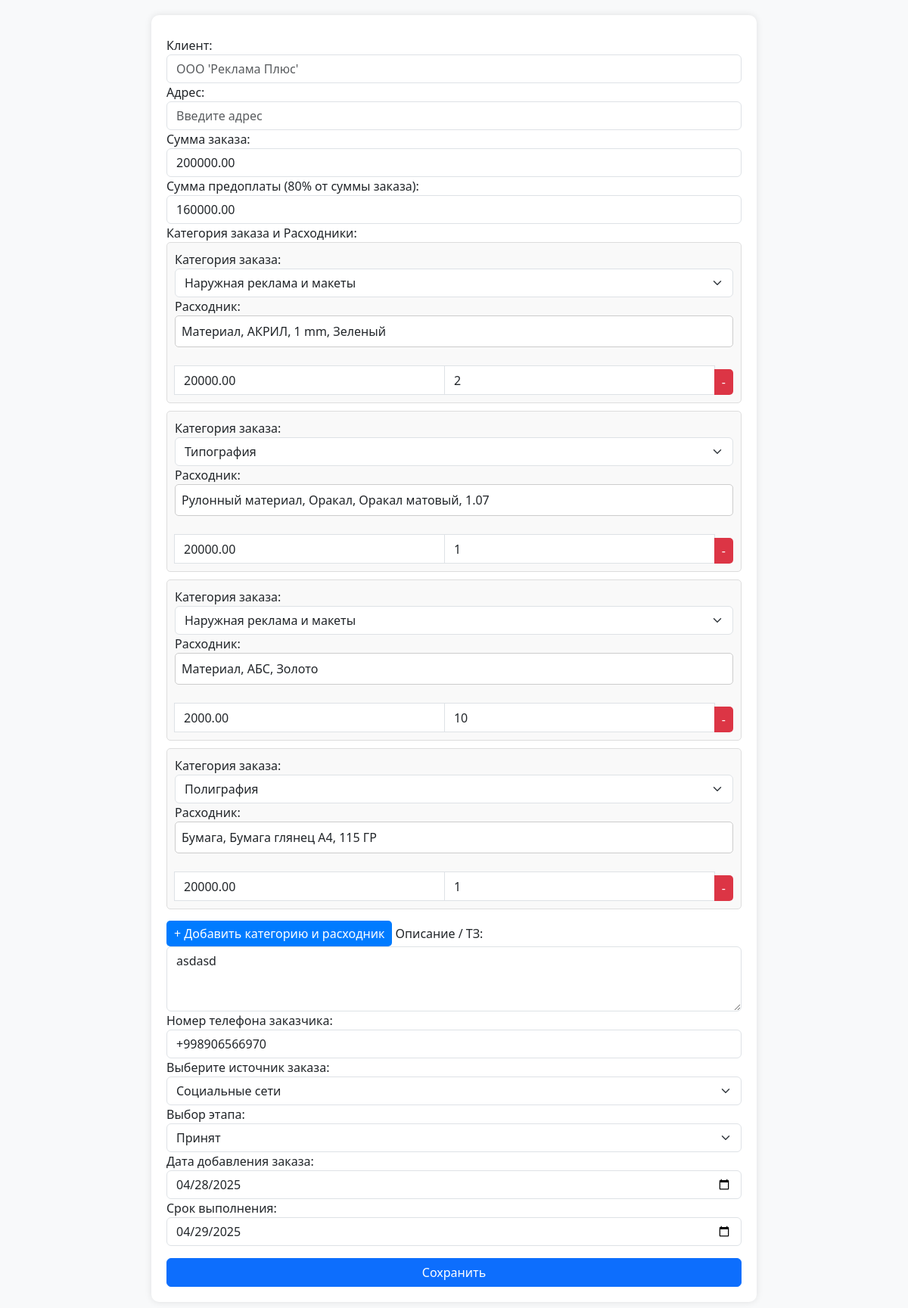
The page /order/33 (signed in) on the database as committed earlier.
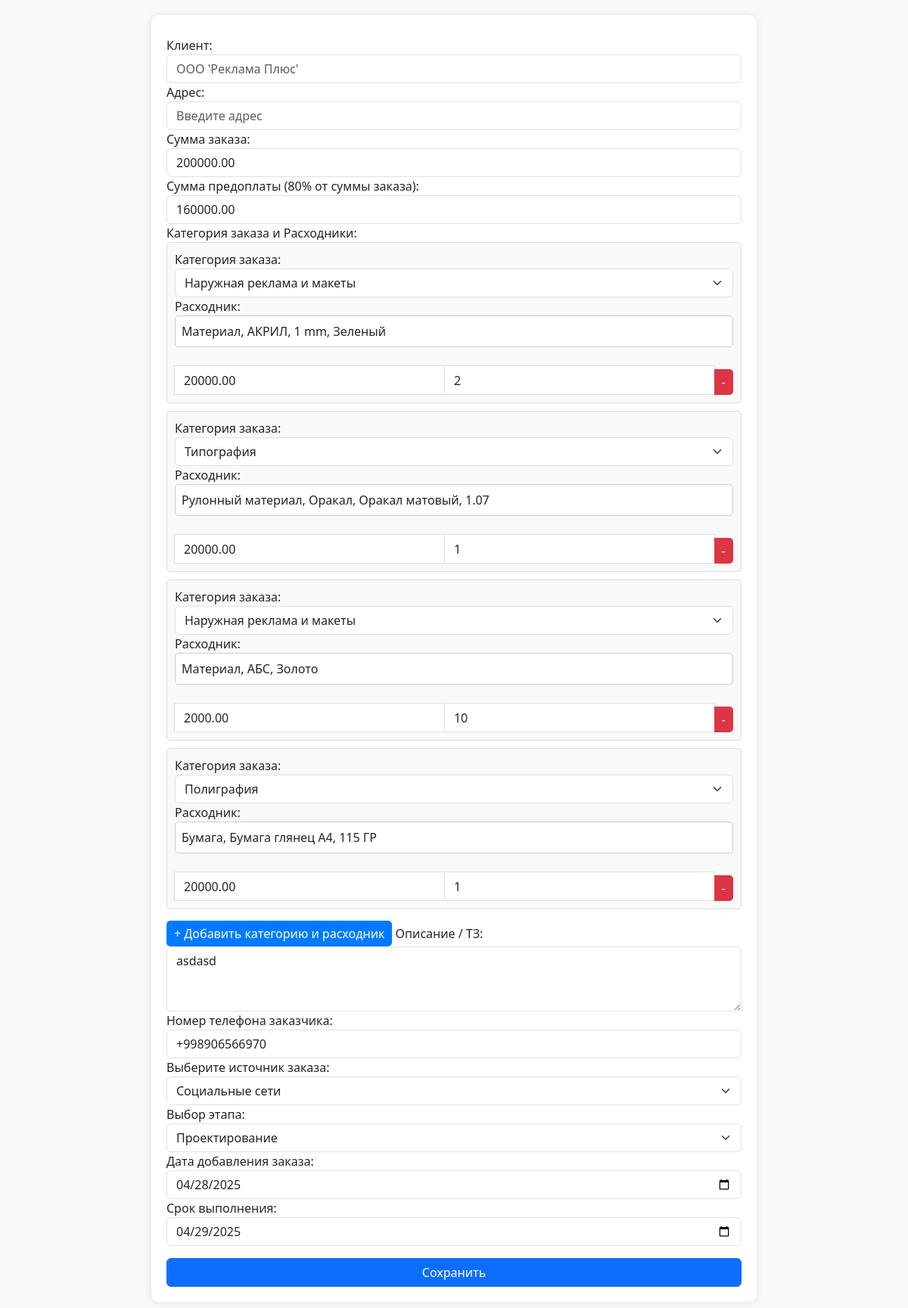
The same page on the database as committed later.
### backend/models.py (models this page shows, shortened)
class Orders(models.Model):
    Stage_CHOICES = [
        ("marketing", "Соц. маркетинг"),
        ("call_center", "Колл-центр"),
        ("manager", "Менеджер"),
        ("design", "Проектирование"),
        ("technologist", "Технолог"),
        ("manager_2", "Менеджер_2"),
        ("accounting", "Бухгалтерия"),
        ("warehouse", "Склад"),
        ("manufacturing", "Производство"),
        ("assembly_stage", "Сборка"),
        ("accounting_2", "Бухгалтерия_2"),
        ("delivery", "Доставка"),
        ("installation", "Установка"),
        ("quality_control", "Контроль качества"),
        ("finished", "Завершён"),
        ("archive", "Архив"),
    ]
    Stage_pod_CHOICES = [
        ("rezka", "Резка"),
        ("svarka", "Сварка"),
        ("fill", "Покраска"),
        ("print", "Печать"),
    ]
    order_sum=models.DecimalField(max_digits=10, decimal_places=2,default=0)
    order_predoplata=models.DecimalField(max_digits=10, decimal_places=2,default=0)
    description=models.TextField()
    phone=models.CharField(max_length=50)
    stage = models.CharField(max_length=20, choices=Stage_CHOICES)
    add_order=models.DateField()
    complete_order=models.DateField()
    rezka=models.BooleanField(default=False)
    svarka=models.BooleanField(default=False)
    fill=models.BooleanField(default=False)
    print=models.BooleanField(default=False)
    stage_pod=models.CharField(max_length=20, choices=Stage_pod_CHOICES,default="rezka")
    payment_data=models.DateField(null=True)
    complete_date=models.DateField(null=True)

### backend/views.py (the view, shortened to what this page needs)
# urls.py: path('order/<int:pk>',views.OrderDetail.as_view(),name='order_detail'),
class OrderDetail(LoginRequiredMixin,DetailView):
   model = Orders
   login_url = reverse_lazy('login')
   template_name = 'order_detail.html'
   context_object_name = 'item'

### backend/templates/order_detail.html (shortened to what this page needs)
{% load static %}
{% if request.user.profile.approve %}
<!DOCTYPE html>
<html lang="ru">
<head>
    <link href="https://cdn.jsdelivr.net/npm/bootstrap@5.3.0/dist/css/bootstrap.min.css" rel="stylesheet">
     <link rel="stylesheet" href="{% static 'css/main.css' %}">
</head>
<body>
    <div class="container">
        <form action="" method="POST" enctype="multipart/form-data">
            <label>Клиент:</label>
            <input type="text" class="form-control" placeholder="ООО 'Реклама Плюс'" value="{{item.client}}" name="client" required >
            <label>Адрес:</label>
            <input type="text" class="form-control" placeholder="Введите адрес"  value="{{item.adress}}" name="adress" required>
            <label>Сумма заказа:</label>
            <input type="number" class="form-control" placeholder="100" name="order_sum"  value="{{item.order_sum}}" id="order_sum" required>
            <label>Сумма предоплаты (80% от суммы заказа):</label>
            <input type="number" class="form-control" placeholder="80" readonly name="order_predoplata" value="{{item.order_predoplata}}" id="order_predoplata" required>
            <label>Категория заказа и Расходники:</label>
            <div class="category-container" id="categories-container">
            {% for i in item.consumables.all %}
                <div class="category-group">
                    <label>Категория заказа:</label>
                    <select class="form-select" name="catigories">
             <option value="Наружная реклама и макеты" {% if i.catigories == "Наружная реклама и макеты" %}selected{% endif %}>Наружная реклама и макеты</option>
    <option value="Типография" {% if i.catigories == "Типография" %}selected{% endif %}>Типография</option>
    <option value="Полиграфия" {% if i.catigories == "Полиграфия" %}selected{% endif %}>Полиграфия</option>
        </select>
                    <label>Расходник:</label>
                   <div class="input-group">
                <div class="custom-dropdown">
            <div class="selected" onclick="toggleDropdown(this)">{{i.add}}</div>
            <ul class="dropdown-options" id="dropdown-list"></ul><br>
        </div>
 <input type="number" class="form-control" placeholder="Стоимость" name="price"  value="{{i.price}}" required>
                        <input type="number" class="form-control" placeholder="Количество" name="quantity" min="1"  value="{{i.quantity}}" required>
  <button type="button" class="btn btn-remove" onclick="removeCategoryGroup(this)">-</button>
</div>
                </div>
                 {% endfor %}
            </div>
            <button type="button" class="btn-add" onclick="addCategoryGroup()" >+ Добавить категорию и расходник</button>
            <label>Описание / ТЗ:</label>
            <textarea class="form-control" rows="3" name="description"   required >{{item.description}}</textarea>
            <label>Номер телефона заказчика:</label>
            <input type="tel" class="form-control" placeholder="+79997777777"  value="{{item.phone}}" name="phone" required>
            <label>Выберите источник заказа:</label>
            <select class="form-select" name="social" required>
    <option value="social" {% if item.social == "social" %}selected{% endif %}>Социальные сети</option>
        </select>
            <label>Выбор этапа:</label>
            <select class="form-select" name="stage" required>
    <option value="accepted" {% if item.stage == "accepted" %}selected{% endif %}>Принят</option>
    <option value="design" {% if item.stage == "design" %}selected{% endif %}>Проектирование</option>
</select>
            <label>Дата добавления заказа:</label>
           <input type="date" class="form-control" name="add_order" required value="{{ item.add_order|date:'Y-m-d' }}">
            <label>Срок выполнения:</label>
            <input type="date" class="form-control" name="complete_order" required value="{{item.complete_order|date:'Y-m-d'}}">
            <button type="submit" class="btn btn-primary w-100 mt-3">Сохранить</button>
        </form>
    </div>
</body>
</html>
{% else %}
{% include 'waiting.html' %}
{% endif %}

Rows that differ between the two databases and show on the page:
changed Orders "asdasd": stage "Принят" → "Проектирование"
